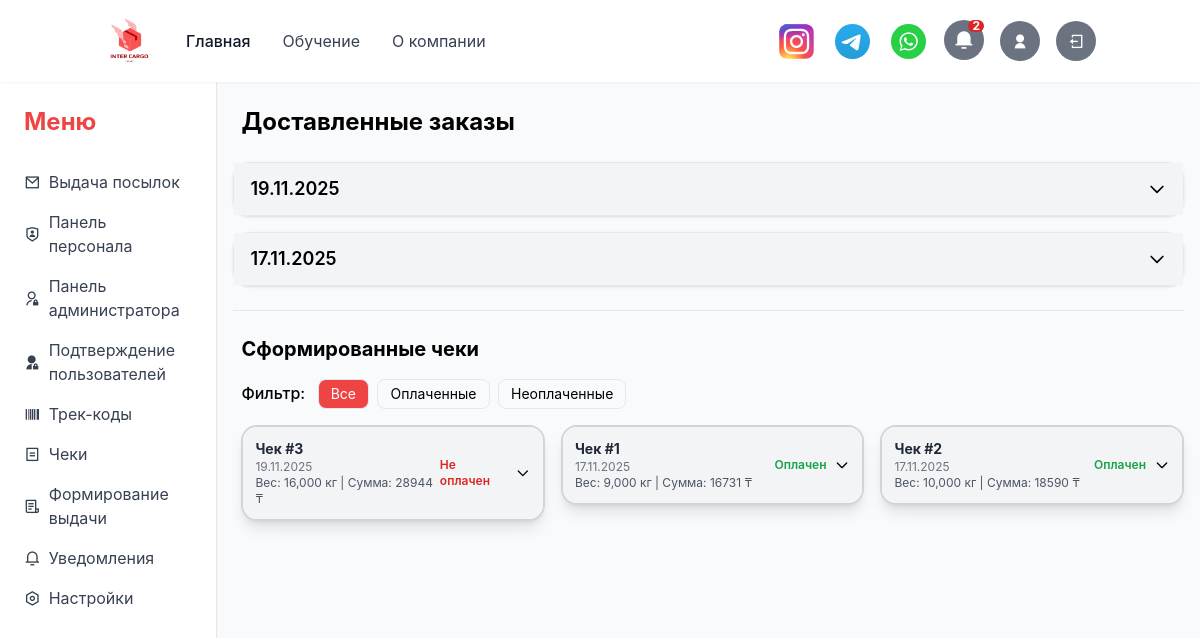
Page /profile/delivered-posts/ (signed in) on the committed database.
### myprofile/models.py (models this page shows, shortened)
class TrackCode(models.Model):
    STATUS_CHOICES = [
        ('no_owner', 'Нет владельца товара'),
        ('user_added', 'Добавлен пользователем'),
        ('warehouse_cn', 'Прибыло на склад (Китай)'),
        ('shipped_cn', 'Отправлено со склада (Китай)'),
        ('delivered', 'Доставлен на сортировочный склад'),
        ('ready', 'Доставлен на ПВЗ'),
        ('claimed', 'Выдано клиенту'),
    ]
    STATUS_ORDER = {
        'no_owner': -1,
        'user_added': 0,
        'warehouse_cn': 1,
        'shipped_cn': 2,
        'delivered': 3,
        'ready': 4,
        'claimed': 5,
    }
    id = models.AutoField(primary_key=True, verbose_name="№ трек кода")
    track_code = models.CharField(max_length=100, unique=True, verbose_name="Трек код")
    update_date = models.DateField(default=timezone.now, verbose_name="Дата обновления")
    status = models.CharField(max_length=20, choices=STATUS_CHOICES, verbose_name="Статус трек-кода")
    owner = models.ForeignKey(
        settings.AUTH_USER_MODEL,
        on_delete=models.CASCADE,
        verbose_name="Имя владельца",
        null=True,
        blank=True
    )
    description = models.CharField(max_length=255, blank=True, verbose_name="О посылке")
    weight = models.DecimalField(max_digits=6, decimal_places=3, null=True, blank=True, verbose_name="Вес посылки (кг)")

class Receipt(models.Model):
    owner = models.ForeignKey(settings.AUTH_USER_MODEL, on_delete=models.CASCADE, verbose_name="Владелец")
    created_at = models.DateField(auto_now_add=True, verbose_name="Дата создания")
    is_paid = models.BooleanField(default=False, verbose_name="Статус оплаты")
    total_weight = models.DecimalField(max_digits=6, decimal_places=3, default=0, verbose_name="Общий вес (кг)")
    total_price = models.DecimalField(max_digits=10, decimal_places=0, default=0, verbose_name="Сумма чека")
    price_per_kg = models.DecimalField(max_digits=6, decimal_places=2, default=0, verbose_name="Цена за кг (историческая)")
    pickup_point = models.CharField(max_length=255, blank=True, null=True, verbose_name="Пункт выдачи")
    payment_link = models.URLField(blank=True, null=True, verbose_name="Ссылка на оплату")

### myprofile/views/customer_paycheks.py (the view, shortened to what this page needs)
# urls.py: path('delivered-posts/', customer_paycheks.delivered_trackcodes_by_date, name='delivered_posts'),
@login_required
def delivered_trackcodes_by_date(request):
    delivered = TrackCode.objects.filter(owner=request.user, status__in=['delivered', 'ready'])
    grouped = defaultdict(list)
    RATE = get_global_price_per_kg()
    discount_per_kg = get_user_discount(request.user)
    effective_rate = RATE - discount_per_kg
    for track in delivered:
        weight = track.weight or Decimal("0")
        track.price = round(weight * effective_rate, 2)
        grouped[track.update_date].append(track)
    result = {}
    for date, tracks in sorted(grouped.items(), reverse=True):
        total_weight = sum(t.weight or Decimal("0") for t in tracks)
        total_price = sum(t.price for t in tracks)
        result[date] = {
            'tracks': tracks,
            'total_weight': round(total_weight, 2),
            'total_price': round(total_price, 0)
        }
    if delivered.exists():
        already_in_receipt = ReceiptItem.objects.filter(track_code__in=delivered).values_list('track_code_id', flat=True)
        new_tracks = delivered.exclude(id__in=already_in_receipt)
    receipts = Receipt.objects.filter(owner=request.user).order_by('-created_at')
    RATE = get_global_price_per_kg()
    discount_per_kg = get_user_discount(request.user)
    effective_rate = RATE - discount_per_kg
    PICKUP_CHOICES_DICT = dict(UserProfile.PICKUP_CHOICES)
    for receipt in receipts:
        receipt.display_pickup_point = PICKUP_CHOICES_DICT.get(receipt.pickup_point, receipt.pickup_point)
        receipt.items_list = list(receipt.items.all())
        if receipt.price_per_kg > 0:
            receipt_rate = receipt.price_per_kg
        else:
            if receipt.total_weight > 0:
                receipt_rate = receipt.total_price / receipt.total_weight
            else:
                receipt_rate = effective_rate
        for item in receipt.items_list:
            weight = item.track_code.weight or Decimal("0")
            item.price = round(weight * receipt_rate, 2)
    return render(request, 'delivered_posts.html', {
        'grouped_trackcodes': result,
        'receipts': receipts
    })

### myprofile/views/notifications.py (called while the page is built)
def notifications_context(request):
    if request.user.is_authenticated:
        unread_qs = Notification.objects.filter(user=request.user, is_read=False).order_by('-created_at')
        unread_count = unread_qs.count()
        header_notifications = unread_qs[:5]
        return {
            'unread': unread_count,
            'header_notifications': header_notifications
        }
    return {}

### myprofile/views/utils.py (called while the page is built)
def get_user_discount(user):
    discounts = CustomerDiscount.objects.filter(user=user, active=True).order_by('-created_at')
    temp = discounts.filter(is_temporary=True).first()
    if temp:
        return Decimal(temp.amount_per_kg)
    const = discounts.filter(is_temporary=False).first()
    return Decimal(const.amount_per_kg) if const else Decimal("0")

def get_global_price_per_kg():
    settings = GlobalSettings.objects.first()
    if settings:
        return Decimal(settings.price_per_kg)
    else:
        settings = GlobalSettings.objects.create(price_per_kg=1859)
        return Decimal(settings.price_per_kg)

### myprofile/templates/delivered_posts.html (shortened to what this page needs)
<!DOCTYPE html>
<html lang="ru">
{% load static %}
<head>
  <script src="https://cdn.tailwindcss.com/3.4.16"></script>
  <link rel="stylesheet" href="{% static 'styles/css2.css' %}" />
  <link rel="stylesheet" href="{% static 'styles/styles.css' %}" />
  <link rel="stylesheet" href="{% static 'styles/remixicon/remixicon.css' %}" />
</head>
<body class="bg-gray-50 min-h-screen">
  {% include 'includes/header.html' %}
  {% block content %}
  <div class="flex min-h-screen">
    {% include 'includes/sidebar.html' %}
    <div class="w-full px-4 py-6 mx-auto">
      <h1 class="text-2xl font-bold mb-6 ml-2">Доставленные заказы</h1>
      {% for date, data in grouped_trackcodes.items %}
      <div x-data="{ open: false }" class="border rounded-lg shadow mb-4 w-full">
        <div @click="open = !open"
          class="flex items-center justify-between px-4 py-3 cursor-pointer bg-gray-100 hover:bg-gray-200 transition">
          <span class="font-semibold text-lg">{{ date|date:"d.m.Y" }}</span>
          <svg :class="open ? 'rotate-180' : ''" class="w-5 h-5 transition-transform" fill="none" stroke="currentColor"
            stroke-width="2" viewBox="0 0 24 24">
            <path stroke-linecap="round" stroke-linejoin="round" d="M19 9l-7 7-7-7" />
          </svg>
        </div>
      </div>
      {% empty %}
      <p class="text-gray-500 ml-2">Нет доставленных трек-кодов.</p>
      {% endfor %}
      <hr class="my-6">
      <h2 class="text-xl font-bold mb-4 ml-2">Сформированные чеки</h2>
      <div x-data="{ filter: 'all', activeReceipt: null }" class="mb-4 ml-2">
        <label class="mr-2 font-medium">Фильтр:</label>
        <button @click="filter = 'all'" :class="{ 'bg-red-500 text-white': filter === 'all' }"
          class="px-3 py-1 border rounded text-sm hover:bg-red-100 mr-1">Все</button>
        <button @click="filter = 'paid'" :class="{ 'bg-red-500 text-white': filter === 'paid' }"
          class="px-3 py-1 border rounded text-sm hover:bg-red-100 mr-1">Оплаченные</button>
        <button @click="filter = 'unpaid'" :class="{ 'bg-red-500 text-white': filter === 'unpaid' }"
          class="px-3 py-1 border rounded text-sm hover:bg-red-100">Неоплаченные</button>
        {% if receipts %}
        <div class="grid grid-cols-1 md:grid-cols-2 lg:grid-cols-3 gap-4 mt-4 items-start">
          {% for receipt in receipts %}
          <div
            x-show="filter === 'all' || (filter === 'paid' && {{ receipt.is_paid|yesno:'true,false' }}) || (filter === 'unpaid' && {{ receipt.is_paid|yesno:'false,true' }})"
            class="bg-white border-2 border-gray-300 rounded-lg shadow-lg overflow-hidden">
            <div @click="activeReceipt = activeReceipt === {{ receipt.id }} ? null : {{ receipt.id }}"
              class="cursor-pointer bg-gray-100 hover:bg-gray-200 transition p-3 flex justify-between items-center">
              <div>
                <h4 class="text-sm font-bold text-gray-800">Чек #{{ receipt.id }}</h4>
                <p class="text-xs text-gray-500">{{ receipt.created_at|date:"d.m.Y" }}</p>
                <p class="text-xs text-gray-600">Вес: {{ receipt.total_weight }} кг | Сумма:
                  {{receipt.total_price|floatformat:0 }} ₸</p>
              </div>
              <div class="flex items-center">
                <span
                  class="text-xs font-semibold mr-2 {% if receipt.is_paid %}text-green-600{% else %}text-red-600{% endif %}">
                  {{ receipt.is_paid|yesno:"Оплачен,Не оплачен" }}
                </span>
                <svg :class="activeReceipt === {{ receipt.id }} ? 'rotate-180' : ''"
                  class="w-4 h-4 transition-transform" fill="none" stroke="currentColor" stroke-width="2"
                  viewBox="0 0 24 24">
                  <path stroke-linecap="round" stroke-linejoin="round" d="M19 9l-7 7-7-7" />
                </svg>
              </div>
            </div>
          </div>
          {% endfor %}
        </div>
        {% else %}
        <p class="text-gray-500 ml-2 mt-4">Чеки ещё не сформированы.</p>
        {% endif %}
      </div>
    </div>
  </div>
  {% endblock %}
</body>
</html>

### mainview/static/styles/styles.css (style rules this page uses)
body { font-family: 'Inter', sans-serif; }

### rows in the picture
TrackCode: grouped_trackcodes "19.11.2025"
TrackCode: grouped_trackcodes "17.11.2025"
Receipt: id "3", created_at "19.11.2025", total_weight "16,000", total_price "28944", is_paid "Не оплачен"
Receipt: id "1", created_at "17.11.2025", total_weight "9,000", total_price "16731", is_paid "Оплачен"
Receipt: id "2", created_at "17.11.2025", total_weight "10,000", total_price "18590", is_paid "Оплачен"

### other values in the picture
{{ unread }} "2"
